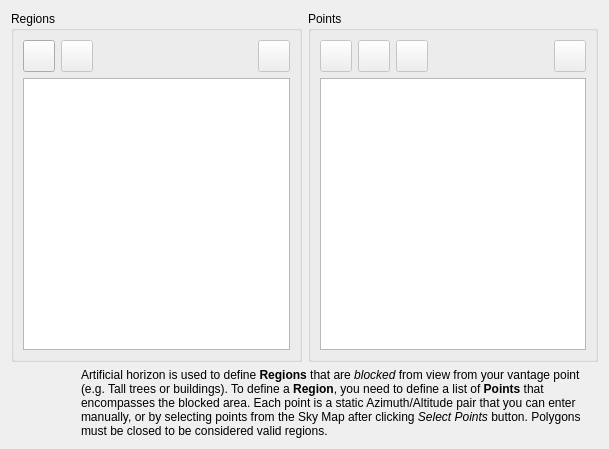
<?xml version="1.0" encoding="UTF-8"?>
<ui version="4.0">
 <class>HorizonManager</class>
 <widget class="QWidget" name="HorizonManager">
  <property name="geometry">
   <rect>
    <x>0</x>
    <y>0</y>
    <width>609</width>
    <height>449</height>
   </rect>
  </property>
  <property name="windowTitle">
   <string>Form</string>
  </property>
  <layout class="QVBoxLayout" name="verticalLayout_3">
   <item>
    <layout class="QHBoxLayout" name="horizontalLayout_3">
     <property name="sizeConstraint">
      <enum>QLayout::SetDefaultConstraint</enum>
     </property>
     <item>
      <widget class="QGroupBox" name="groupBox">
       <property name="title">
        <string>Regions</string>
       </property>
       <layout class="QVBoxLayout" name="verticalLayout" stretch="0,0">
        <item>
         <layout class="QHBoxLayout" name="horizontalLayout">
          <item>
           <widget class="QPushButton" name="addRegionB">
            <property name="minimumSize">
             <size>
              <width>32</width>
              <height>32</height>
             </size>
            </property>
            <property name="maximumSize">
             <size>
              <width>32</width>
              <height>32</height>
             </size>
            </property>
            <property name="toolTip">
             <string>Add Region</string>
            </property>
            <property name="text">
             <string/>
            </property>
           </widget>
          </item>
          <item>
           <widget class="QPushButton" name="removeRegionB">
            <property name="enabled">
             <bool>false</bool>
            </property>
            <property name="minimumSize">
             <size>
              <width>32</width>
              <height>32</height>
             </size>
            </property>
            <property name="maximumSize">
             <size>
              <width>32</width>
              <height>32</height>
             </size>
            </property>
            <property name="toolTip">
             <string>Remove Region</string>
            </property>
            <property name="text">
             <string/>
            </property>
           </widget>
          </item>
          <item>
           <spacer name="horizontalSpacer">
            <property name="orientation">
             <enum>Qt::Horizontal</enum>
            </property>
            <property name="sizeHint" stdset="0">
             <size>
              <width>40</width>
              <height>20</height>
             </size>
            </property>
           </spacer>
          </item>
          <item>
           <widget class="QPushButton" name="saveB">
            <property name="enabled">
             <bool>false</bool>
            </property>
            <property name="minimumSize">
             <size>
              <width>32</width>
              <height>32</height>
             </size>
            </property>
            <property name="maximumSize">
             <size>
              <width>32</width>
              <height>32</height>
             </size>
            </property>
            <property name="toolTip">
             <string>Save Regions</string>
            </property>
            <property name="text">
             <string/>
            </property>
           </widget>
          </item>
         </layout>
        </item>
        <item>
         <widget class="QListView" name="regionsList"/>
        </item>
       </layout>
      </widget>
     </item>
     <item>
      <widget class="QGroupBox" name="groupBox_2">
       <property name="sizePolicy">
        <sizepolicy hsizetype="Preferred" vsizetype="Preferred">
         <horstretch>0</horstretch>
         <verstretch>0</verstretch>
        </sizepolicy>
       </property>
       <property name="title">
        <string>Points</string>
       </property>
       <layout class="QVBoxLayout" name="verticalLayout_2">
        <item>
         <layout class="QHBoxLayout" name="horizontalLayout_2">
          <item>
           <widget class="QPushButton" name="addPointB">
            <property name="enabled">
             <bool>false</bool>
            </property>
            <property name="minimumSize">
             <size>
              <width>32</width>
              <height>32</height>
             </size>
            </property>
            <property name="maximumSize">
             <size>
              <width>32</width>
              <height>32</height>
             </size>
            </property>
            <property name="toolTip">
             <string>Add Point</string>
            </property>
            <property name="text">
             <string/>
            </property>
           </widget>
          </item>
          <item>
           <widget class="QPushButton" name="removePointB">
            <property name="enabled">
             <bool>false</bool>
            </property>
            <property name="minimumSize">
             <size>
              <width>32</width>
              <height>32</height>
             </size>
            </property>
            <property name="maximumSize">
             <size>
              <width>32</width>
              <height>32</height>
             </size>
            </property>
            <property name="toolTip">
             <string>Remove Point</string>
            </property>
            <property name="text">
             <string/>
            </property>
           </widget>
          </item>
          <item>
           <widget class="QPushButton" name="clearPointsB">
            <property name="enabled">
             <bool>false</bool>
            </property>
            <property name="minimumSize">
             <size>
              <width>32</width>
              <height>32</height>
             </size>
            </property>
            <property name="maximumSize">
             <size>
              <width>32</width>
              <height>32</height>
             </size>
            </property>
            <property name="toolTip">
             <string>Clear all points</string>
            </property>
            <property name="text">
             <string/>
            </property>
           </widget>
          </item>
          <item>
           <spacer name="horizontalSpacer_2">
            <property name="orientation">
             <enum>Qt::Horizontal</enum>
            </property>
            <property name="sizeHint" stdset="0">
             <size>
              <width>40</width>
              <height>20</height>
             </size>
            </property>
           </spacer>
          </item>
          <item>
           <widget class="QLabel" name="polygonValidatoin">
            <property name="enabled">
             <bool>false</bool>
            </property>
            <property name="minimumSize">
             <size>
              <width>32</width>
              <height>32</height>
             </size>
            </property>
            <property name="toolTip">
             <string/>
            </property>
            <property name="text">
             <string/>
            </property>
           </widget>
          </item>
          <item>
           <widget class="QPushButton" name="selectPointsB">
            <property name="enabled">
             <bool>false</bool>
            </property>
            <property name="minimumSize">
             <size>
              <width>32</width>
              <height>32</height>
             </size>
            </property>
            <property name="maximumSize">
             <size>
              <width>32</width>
              <height>32</height>
             </size>
            </property>
            <property name="toolTip">
             <string>Select points from the sky map</string>
            </property>
            <property name="text">
             <string/>
            </property>
            <property name="checkable">
             <bool>true</bool>
            </property>
            <property name="flat">
             <bool>false</bool>
            </property>
           </widget>
          </item>
         </layout>
        </item>
        <item>
         <widget class="QTableView" name="pointsList"/>
        </item>
       </layout>
      </widget>
     </item>
    </layout>
   </item>
   <item>
    <layout class="QHBoxLayout" name="horizontalLayout_4" stretch="1,5">
     <item>
      <widget class="QLabel" name="tipLabel">
       <property name="minimumSize">
        <size>
         <width>64</width>
         <height>64</height>
        </size>
       </property>
       <property name="maximumSize">
        <size>
         <width>64</width>
         <height>64</height>
        </size>
       </property>
       <property name="text">
        <string/>
       </property>
      </widget>
     </item>
     <item>
      <widget class="QLabel" name="label">
       <property name="text">
        <string>&lt;html&gt;&lt;head/&gt;&lt;body&gt;&lt;p&gt;Artificial horizon is used to define &lt;span style=&quot; font-weight:600;&quot;&gt;Regions&lt;/span&gt; that are &lt;span style=&quot; font-style:italic;&quot;&gt;blocked&lt;/span&gt; from view from your vantage point (e.g. Tall trees or buildings). To define a &lt;span style=&quot; font-weight:600;&quot;&gt;Region&lt;/span&gt;, you need to define a list of &lt;span style=&quot; font-weight:600;&quot;&gt;Points&lt;/span&gt; that encompasses the blocked area. Each point is a static Azimuth/Altitude pair that you can enter manually, or by selecting points from the Sky Map after clicking &lt;span style=&quot; font-style:italic;&quot;&gt;Select Points&lt;/span&gt; button. Polygons must be closed to be considered valid regions.&lt;/p&gt;&lt;/body&gt;&lt;/html&gt;</string>
       </property>
       <property name="wordWrap">
        <bool>true</bool>
       </property>
      </widget>
     </item>
    </layout>
   </item>
  </layout>
 </widget>
 <resources/>
 <connections/>
</ui>
